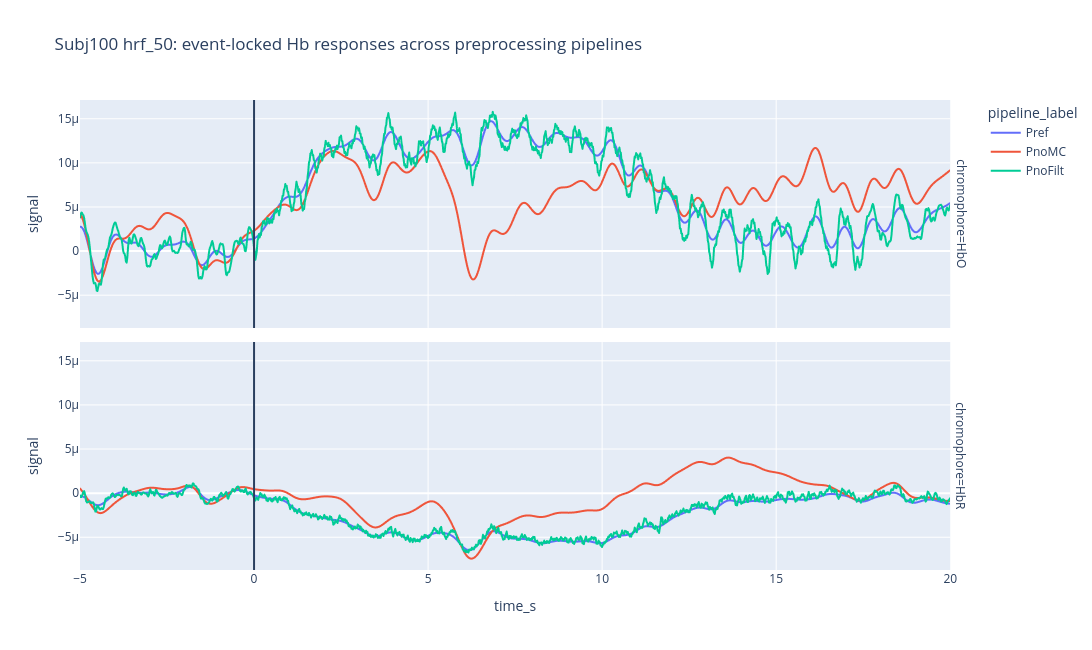

This figure's notebook cell:
### Code cell
pipeline_comparison_figure = px.line(
    pipeline_plot_df,
    x="time_s",
    y="signal",
    color="pipeline_label",
    facet_row="chromophore",
    title=f"{subject_name} {file_label}: event-locked Hb responses across preprocessing pipelines",
)

pipeline_comparison_figure.update_layout(
    width=1100,
    height=650,
)

pipeline_comparison_figure.add_vline(x=0.0)
pipeline_comparison_figure.show()
pipeline_comparison_figure.write_html(
    output_figures_dir / f"{subject_name.lower()}_{file_label}_pipeline_comparison.html"
)

### Figure 1 — Plotly figure (JSON) as saved in the notebook; plotly's stock layout.template omitted (floating-point values rounded to 4 significant figures; data arrays with more than 128 entries replaced by an {"elided": "..."} marker saying what was removed)
{"data": [{"hovertemplate": "pipeline_label=Pref<br>chromophore=HbO<br>time_s=%{x}<br>signal=%{y}<extra></extra>", "legendgroup": "Pref", "line": {"color": "#636efa", "dash": "solid"}, "marker": {"symbol": "circle"}, "mode": "lines", "name": "Pref", "showlegend": true, "type": "scattergl", "x": {"elided": "1251 float values"}, "xaxis": "x2", "y": {"elided": "1251 float values"}, "yaxis": "y2"}, {"hovertemplate": "pipeline_label=Pref<br>chromophore=HbR<br>time_s=%{x}<br>signal=%{y}<extra></extra>", "legendgroup": "Pref", "line": {"color": "#636efa", "dash": "solid"}, "marker": {"symbol": "circle"}, "mode": "lines", "name": "Pref", "showlegend": false, "type": "scattergl", "x": {"elided": "1251 float values"}, "xaxis": "x", "y": {"elided": "1251 float values"}, "yaxis": "y"}, {"hovertemplate": "pipeline_label=PnoMC<br>chromophore=HbO<br>time_s=%{x}<br>signal=%{y}<extra></extra>", "legendgroup": "PnoMC", "line": {"color": "#EF553B", "dash": "solid"}, "marker": {"symbol": "circle"}, "mode": "lines", "name": "PnoMC", "showlegend": true, "type": "scattergl", "x": {"elided": "1251 float values"}, "xaxis": "x2", "y": {"elided": "1251 float values"}, "yaxis": "y2"}, {"hovertemplate": "pipeline_label=PnoMC<br>chromophore=HbR<br>time_s=%{x}<br>signal=%{y}<extra></extra>", "legendgroup": "PnoMC", "line": {"color": "#EF553B", "dash": "solid"}, "marker": {"symbol": "circle"}, "mode": "lines", "name": "PnoMC", "showlegend": false, "type": "scattergl", "x": {"elided": "1251 float values"}, "xaxis": "x", "y": {"elided": "1251 float values"}, "yaxis": "y"}, {"hovertemplate": "pipeline_label=PnoFilt<br>chromophore=HbO<br>time_s=%{x}<br>signal=%{y}<extra></extra>", "legendgroup": "PnoFilt", "line": {"color": "#00cc96", "dash": "solid"}, "marker": {"symbol": "circle"}, "mode": "lines", "name": "PnoFilt", "showlegend": true, "type": "scattergl", "x": {"elided": "1251 float values"}, "xaxis": "x2", "y": {"elided": "1251 float values"}, "yaxis": "y2"}, {"hovertemplate": "pipeline_label=PnoFilt<br>chromophore=HbR<br>time_s=%{x}<br>signal=%{y}<extra></extra>", "legendgroup": "PnoFilt", "line": {"color": "#00cc96", "dash": "solid"}, "marker": {"symbol": "circle"}, "mode": "lines", "name": "PnoFilt", "showlegend": false, "type": "scattergl", "x": {"elided": "1251 float values"}, "xaxis": "x", "y": {"elided": "1251 float values"}, "yaxis": "y"}], "layout": {"annotations": [{"showarrow": false, "text": "chromophore=HbR", "textangle": 90, "x": 0.98, "xanchor": "left", "xref": "paper", "y": 0.2425, "yanchor": "middle", "yref": "paper"}, {"showarrow": false, "text": "chromophore=HbO", "textangle": 90, "x": 0.98, "xanchor": "left", "xref": "paper", "y": 0.7575, "yanchor": "middle", "yref": "paper"}], "height": 650, "legend": {"title": {"text": "pipeline_label"}, "tracegroupgap": 0}, "shapes": [{"type": "line", "x0": 0, "x1": 0, "xref": "x", "y0": 0, "y1": 1, "yref": "y domain"}, {"type": "line", "x0": 0, "x1": 0, "xref": "x2", "y0": 0, "y1": 1, "yref": "y2 domain"}], "title": {"text": "Subj100 hrf_50: event-locked Hb responses across preprocessing pipelines"}, "width": 1100, "xaxis": {"anchor": "y", "domain": [0, 0.98], "title": {"text": "time_s"}}, "xaxis2": {"anchor": "y2", "domain": [0, 0.98], "matches": "x", "showticklabels": false}, "yaxis": {"anchor": "x", "domain": [0, 0.485], "title": {"text": "signal"}}, "yaxis2": {"anchor": "x2", "domain": [0.515, 1], "matches": "y", "title": {"text": "signal"}}}}
